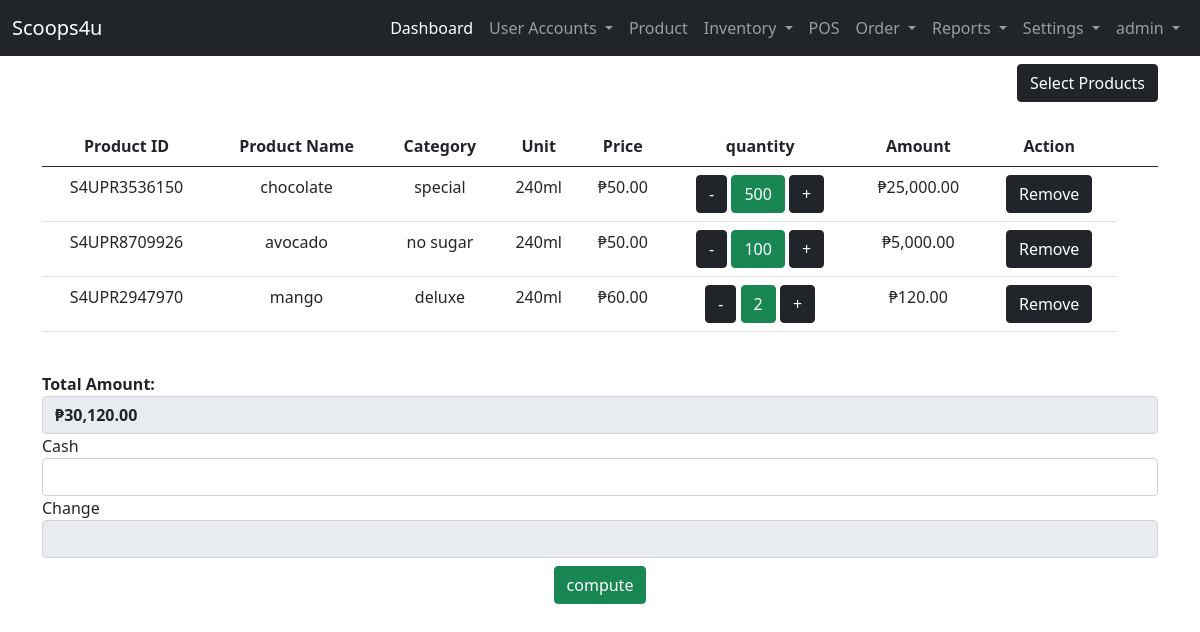
Page /user-site/pos/ (signed in) on the earlier database version.
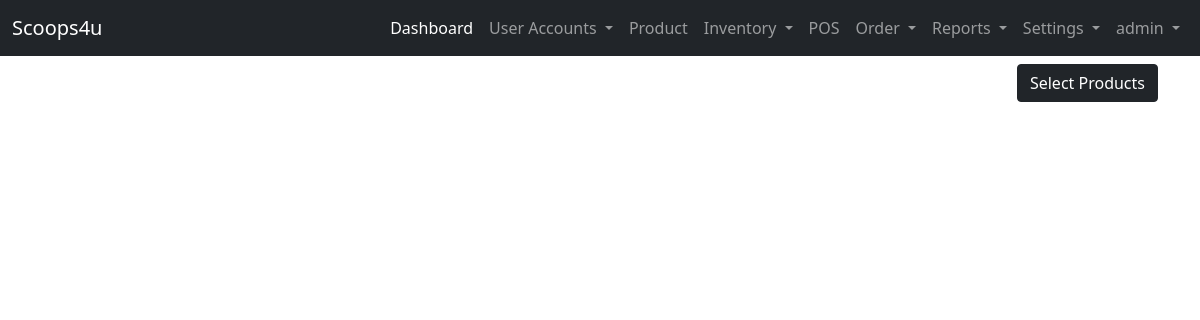
Same page on the later database version.
### admin_site/models.py (models this page shows, shortened)
class Cart(models.Model):
    cart_user =  models.CharField(max_length=200, null=False, default=None, verbose_name='List user')
    cart_pcode =  models.CharField(max_length=200, verbose_name='Product Code')
    cart_category =  models.CharField(max_length=200, verbose_name='Category')
    cart_name=  models.CharField(max_length=200, verbose_name='Product Name')
    cart_unit =  models.CharField(max_length=200, verbose_name='Unit')
    cart_reseller_price =   models.BigIntegerField(null=True, verbose_name='Reseller Price')
    cart_price =   models.BigIntegerField(null=True, verbose_name='POS Price')
    cart_quantity =  models.BigIntegerField(null=True, verbose_name='quantity')
    cart_ResellerAmount =   models.BigIntegerField(null=True, verbose_name='Reseller Amount')
    cart_amount =  models.BigIntegerField(null=True, verbose_name='POS Amount')

### admin_site/views.py (the view)
# urls.py: path('pos/', views.pos ,name='pos'),
@login_required(login_url='landing_page:login')
def pos(request):
    current_user = request.user
    list_pos = Cart.objects.filter(cart_user = current_user).order_by('-id')
    sum_amount = Cart.objects.filter(cart_user = current_user).all().aggregate(total =Sum('cart_amount'))['total']
    list_pospayment = Cart_Payment.objects.filter(cart_status = "not Print")
    context = {
        'list_pos':list_pos,
        'sum_amount':sum_amount,
        'list_pospayment':list_pospayment
        }
    return render(request, 'admin_site/pos/pos_admin.html', context)

### templates/admin_site/pos/pos_admin.html (shortened to what this page needs)
{% extends 'admin_site/base.html' %}
{% block content %}
{% load static %}
{% load humanize %}
<div class="text-end">
<a href="{% url 'admin_site:all_products' %}" class="btn btn-dark">Select Products</a>
</div>
<br>
{% if list_pos %}
    <table class="table table-hover text-center" >
        <thead>
            <tr>
                <th>Product ID</th>
                <th>Product Name</th>
                <th>Category</th>
                <th>Unit</th>
                {% if user.role == "admin" %}
                <th>Price</th>
                {% elif user.role == "staff"  %}
                <th>Price</th>
                {% endif %}
                <th>quantity</th>
                <th>Amount</th>
                <th>Action</th>
                <th></th>
                <th></th>
            </tr>
            <tbody>
                {% for list in  list_pos %}
                <tr>
                    <td>{{ list.cart_pcode }}</td>
                    <td>{{ list.cart_name }}</td>
                    <td>{{ list.cart_category }}</td>
                    <td>{{ list.cart_unit }}</td>
                    {% if user.role == "admin" %}
                    <td>&#8369;{{ list.cart_price|floatformat:2|intcomma }}</td>
                    {% elif user.role == "staff" %}
                    <td>{{ list.cart_price}}</td>
                    {% endif %}
                    <td>
                        <a href="{% url 'admin_site:minus_qty' list.id  %}" class="btn btn-dark" id="d_minus">-</a>
                        <button
                            class="btn btn-success" >{{ list.cart_quantity }}
                        </button>
                            <a href="{% url 'admin_site:add_qty' list.id  %}"
                            class="btn btn-dark">+</a>
                    </td>
                    <td>&#8369;{{ list.cart_amount|floatformat:2|intcomma }} </td>
                    <form method="POST" action="{% url 'admin_site:pos_cancel' list.id %}" onsubmit="return submitForm(this);">
                        <td><button type="submit" class="btn btn-dark">Remove</button></td>
                    </form>
                </tr>
                {% endfor %}
            </tbody>
        </thead>
    </table>
    {% endif %}
    <br>
    {% if list_pos %}
        {% if user.role == "admin"%}
        <form action="{% url 'admin_site:add_receipt' %}" method="POST" id="form" >
        <label style="font-weight: bolder;">Total Amount:</label>
        <input type="text"  style="font-weight: bolder;" value="&#8369;{{sum_amount|floatformat:2|intcomma}}"  step="0.01" min="0" class="form-control"   readonly="readonly">
        <label for="">Cash</label>
        <input type="number" name="cash"  class="form-control"  id="cash" required>
        <label for="">Change</label>
        <input type="number" name="change"  class="form-control" id="change"  readonly="readonly">
        <div class="text-center pt-2" >
        <button id="btn_compute" class="btn btn-success" >compute</button>
        </div>
        </form>
        {% endif %}
        <br>
    {% endif %}
{% endblock content %}

Differences in the rows shown:
removed Cart: cart_pcode "S4UPR3536150", cart_name "chocolate", cart_category "special", cart_unit "240ml", cart_price "50.00", cart_quantity "500", cart_amount "25,000.00"
removed Cart: cart_pcode "S4UPR8709926", cart_name "avocado", cart_category "no sugar", cart_unit "240ml", cart_price "50.00", cart_quantity "100", cart_amount "5,000.00"
removed Cart: cart_pcode "S4UPR2947970", cart_name "mango", cart_category "deluxe", cart_unit "240ml", cart_price "60.00", cart_quantity "2", cart_amount "120.00"
Other differences:
form field sum_amount: "₱30,120.00" → (not shown)
text no longer shown: "Product ID Product Name Category Unit Price quantity Amount Action Total Amount: Cash Change compute"
